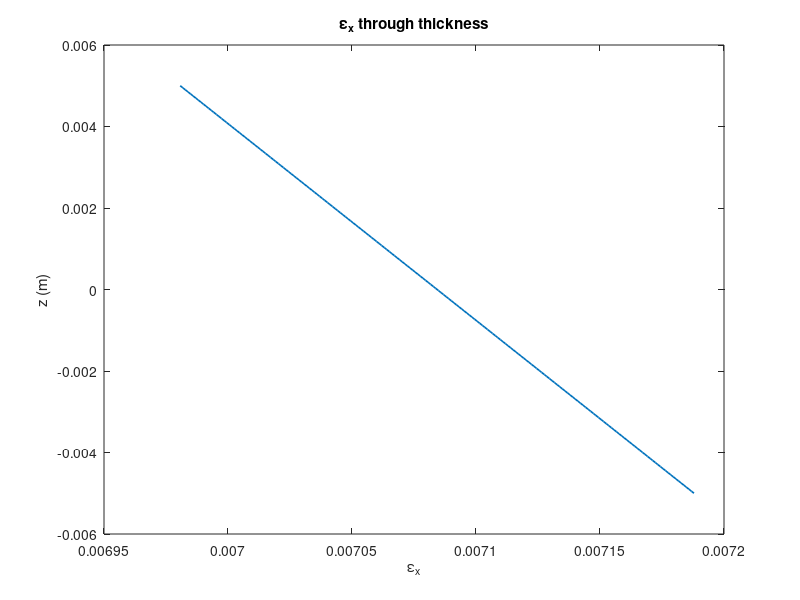
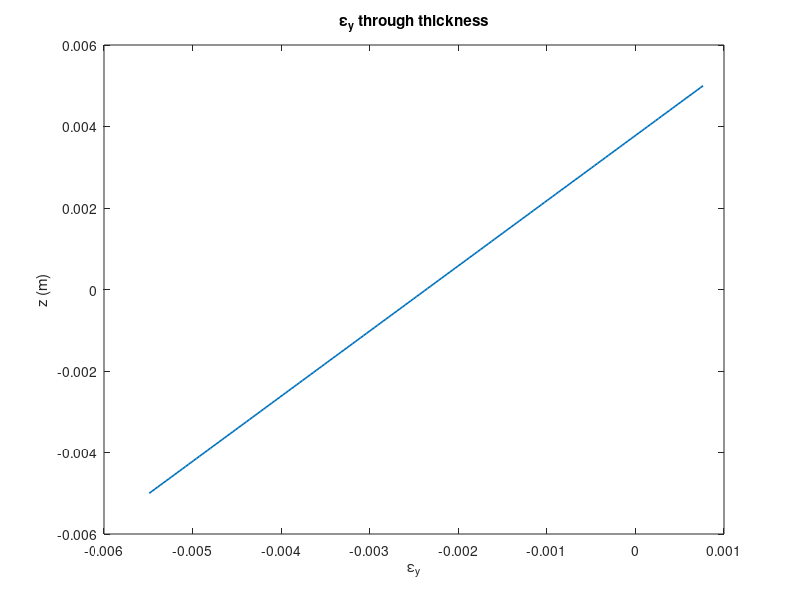
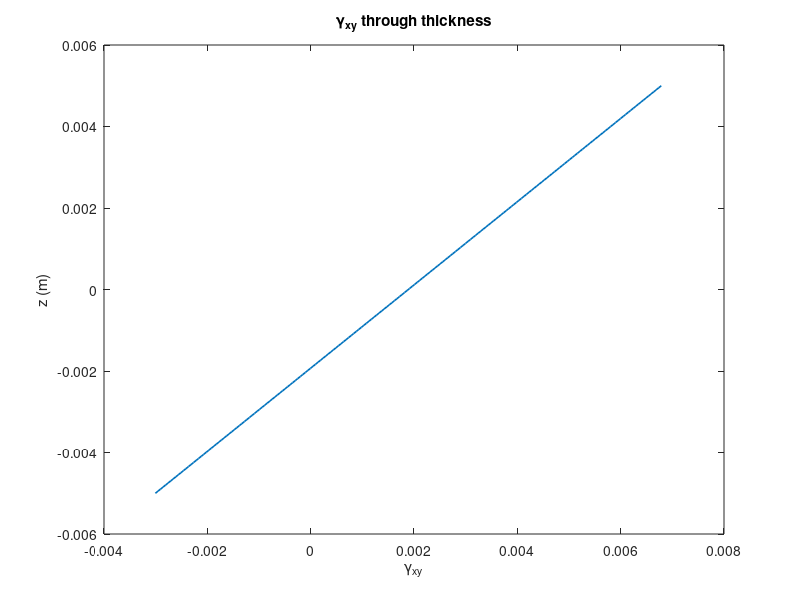
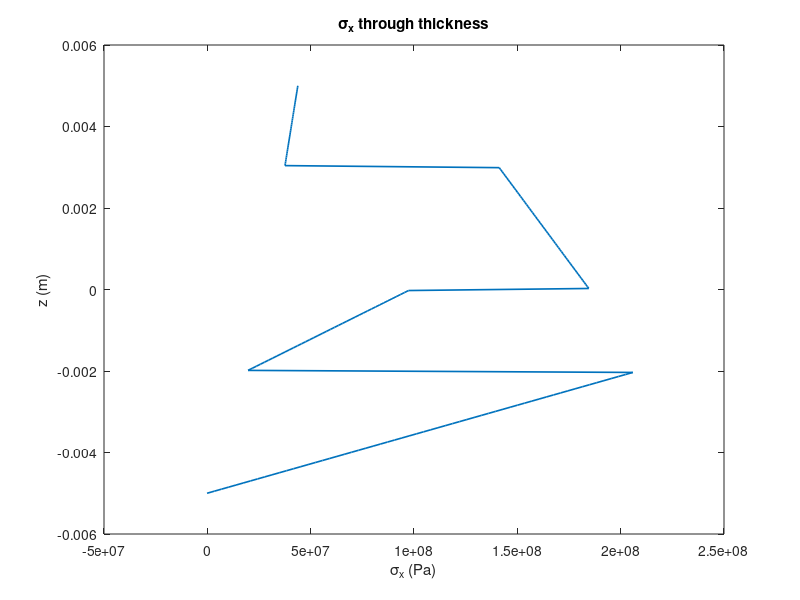

Write the MATLAB code that produced these figures, in order.
clear all; clc;

% Assumptions:
%  No voids are considered
%  Plane stress condition

% --------------------------------------------------------------PHASE-1------------------------------------------------------------------


% Taking fiber and matrix properties, and the angle of the lamina as input :

Ef = 257e9;  % Young's modulus of fiber (in Pa)  
Em = 3e9;    % Young's modulus of matrix (in Pa)  
vf = 0.25;   % Poisson’s ratio of fiber  
vm = 0.35;    % Poisson’s ratio of matrix  
Gf = 103e9;   % Shear modulus of fiber (in Pa)  
Gm = 1.1e9;    % Shear modulus of matrix (in Pa)  
Vf = 0.70;   % Volume fraction of fiber  
Vm = 1 - Vf; % Volume fraction of matrix  
theta = 60;  % Fiber orientation angle (in degrees, measured anticlockwise from the global x-axis)

% Given global strains :
epsilonxy = [-7.31e-3; 3.18e-3; 7.82e-4];

% Ultimate strengths
F1t = 1500e6;  % (in Pa)
F1c = 1500e6;  % (in Pa)
F2t = 40e6;    % (in Pa)
F2c = 246e6;   % (in Pa)
F12 = 88e6;    % (in Pa)

%  Laminate definition
nLayersi = 4;
stack_seqi = [45, 60, -45, -60];  % (in degrees)            
ti = [0.003, 0.002, 0.003, 0.002]; % (in m)

% loads (in N/m and N·m/m)
Nx  = 1000e3;   Ny  = 200e3;  Nxy = 0;
Mx  = 0;    My  = 0;      Mxy = 0;

% Computing the engineering constants for the lamina :
E1 = Vf * Ef + Vm * Em; % (in Pa)
E2 = 1 / ( (Vf/Ef) + (Vm/Em) ); % (in Pa)
G12 = 1 / ( (Vf/Gf) + (Vm/Gm) ); % (in Pa)
v12 = Vf * vf + Vm * vm;
v21 = (E2 * v12) / E1;

% Engineering constants:
fprintf("\nComputed engineering constants :\n");
fprintf("E1 = %.2e Pa\n", E1);
fprintf("E2 = %.2e Pa\n", E2);
fprintf("G12 = %.2e Pa\n", G12);
fprintf("v12 = %.5f\n", v12);
fprintf("v21 = %.5f\n", v21);

% Computing the reduced compliance and stiffness matrices : 
S12 = [1/E1, -v12/E1, 0;
       -v21/E2, 1/E2, 0;
       0, 0, 1/G12]; % (in Pa^-1)

Q12 = inv(S12); % (in Pa)

fprintf("\nComputed compliance and stiffness matrices:\n");
fprintf("\nReduced compliance matrix S12 (in Pa^-1):\n");
disp(S12);

fprintf("Reduced stiffness matrix Q12 (in Pa):\n");
disp(Q12);

% Obtaining transformed reduced compliance and stiffness matrices : 
c = cosd(theta);
s = sind(theta);

T = [c^2, s^2, 2*c*s;
     s^2, c^2, -2*c*s;
     -c*s, c*s, c^2 - s^2];

R = [1, 0, 0;
     0, 1, 0;
     0, 0, 2];

Sxy = R * inv(T) * inv(R) * S12 * T; % (in Pa^-1)
Qxy = inv(Sxy); % (in Pa)

fprintf("\nObtained transformed compliance and stiffness matrices:\n");
fprintf("\nTransformed reduced compliance matrix Sxy (in Pa^-1):\n");
disp(Sxy);

fprintf("Transformed reduced stiffness matrix Qxy (in Pa):\n");
disp(Qxy);

% Computing the local strains, global and local stresses in the lamina :
epsilon12 = R * T * inv(R) * epsilonxy;
sigmaxy = Qxy * epsilonxy; % (in Pa)
sigma12 = T * sigmaxy; % (in Pa)

fprintf("\nComputed strains and stresses :\n");
fprintf("\nLocal Strain:\n");
disp(epsilon12);

fprintf("Global stress (in Pa):\n");
disp(sigmaxy);

fprintf("Local stress (in Pa):\n");
disp(sigma12);


% --------------------------------------------------------------PHASE-2------------------------------------------------------------------


% Implementation of Failure Theories: (1) Maximum Stress    (2) Maximum Strain    (3) Tsai–Hill    (4) Tsai–Wu  to  identify the failure mode.
% If the lamina is safe, compute Strength Ratio.

% 1) Maximum Stress Failure Theory

sigma1 = sigma12(1); % Local stresses (in Pa)
sigma2 = sigma12(2);                % (in Pa)
tau12 = sigma12(3);                 % (in Pa) 

failModes_stress = {};
ratios_stress = [];

% Longitudinal stress check
if sigma1 >= 0
    if sigma1 >= F1t
        failModes_stress{end+1} = 'Longitudinal tensile stress failure';
        ratios_stress(end+1) = sigma1 / F1t;
    else
        SR_stress1 = F1t / sigma1;
    end
elseif sigma1 < 0
    if abs(sigma1) >= F1c
        failModes_stress{end+1} = 'Longitudinal compressive stress failure';
        ratios_stress(end+1) = abs(sigma1) / F1c;
    else
        SR_stress1 = F1c / abs(sigma1);
    end
end

% Transverse stress check
if sigma2 >= 0
    if sigma2 >= F2t
        failModes_stress{end+1} = 'Transverse tensile stress failure';
        ratios_stress(end+1) = sigma2 / F2t;
    else
        SR_stress2 = F2t / sigma2;
    end
elseif sigma2 < 0
    if abs(sigma2) >= F2c
        failModes_stress{end+1} = 'Transverse compressive stress failure';
        ratios_stress(end+1) = abs(sigma2) / F2c;
    else
        SR_stress2 = F2c / abs(sigma2);
    end
end

% In-plane stress check
if tau12 >= 0
    if tau12 >= F12
        failModes_stress{end+1} = 'In-plane shear stress failure';
        ratios_stress(end+1) = tau12 / F12;
    else
        SR_stress12 = F12 / tau12;
    end
elseif tau12 < 0
    if abs(tau12) >= F12
        failModes_stress{end+1} = 'In-plane shear stress failure';
        ratios_stress(end+1) = abs(tau12) / F12;
    else
        SR_stress12 = F12 / abs(tau12);
    end
end

if ~isempty(failModes_stress)
    fprintf('\n** Maximum Stress: FAILED **\n');
    for i = 1:length(failModes_stress)
        fprintf('%s, ratio = %.3f\n', failModes_stress{i}, ratios_stress(i));
    end
    [maxRatio_stress, index_stress] = max(ratios_stress);
    fprintf('Dominant mode: %s (ratio = %.3f)\n', failModes_stress{index_stress}, maxRatio_stress);
    fprintf('No SR since lamina fails here.\n\n');
else
    fprintf('\nMaximum Stress: Lamina is SAFE.\n');
    SR_maxStress = min([SR_stress1, SR_stress2, SR_stress12]);
    fprintf('Strength Ratio (SR) from Maximum Stress: %.3f\n\n', SR_maxStress);
end



% 2) Maximum Strain Failure Theory

epsilon1 = epsilon12(1); % Local strains
epsilon2 = epsilon12(2);
gamma12 = epsilon12(3);


eps1_tens = F1t / E1; % Ultimate strains
eps1_comp = -F1c / E1;
eps2_tens = F2t / E2;
eps2_comp = -F2c / E2;
gamma12_ult = F12 / G12;

failModes_strain = {};
ratios_strain = [];

% Longitudinal strain check
if epsilon1 >= 0
    if epsilon1 >= eps1_tens
        failModes_strain{end+1} = 'Longitudinal tensile strain failure';
        ratios_strain(end+1) = epsilon1 / eps1_tens;
    else
        SR_strain1 = eps1_tens / epsilon1;
    end
else
    if epsilon1 <= eps1_comp
        failModes_strain{end+1} = 'Longitudinal compressive strain failure';
        ratios_strain(end+1) = abs(epsilon1) / abs(eps1_comp);
    else
        SR_strain1 = abs(eps1_comp) / abs(epsilon1);
    end
end

% Transverse strain check
if epsilon2 >= 0
    if epsilon2 >= eps2_tens
        failModes_strain{end+1} = 'Transverse tensile strain failure';
        ratios_strain(end+1) = epsilon2 / eps2_tens;
    else
        SR_strain2 = eps2_tens / epsilon2;
    end
else
    if epsilon2 <= eps2_comp
        failModes_strain{end+1} = 'Transverse compressive strain failure';
        ratios_strain(end+1) = abs(epsilon2) / abs(eps2_comp);
    else
        SR_strain2 = abs(eps2_comp) / abs(epsilon2);
    end
end

% In-plane strain check
if abs(gamma12) >= gamma12_ult
    failModes_strain{end+1} = 'In-plane shear strain failure';
    ratios_strain(end+1) = abs(gamma12) / gamma12_ult;
else
    SR_strain12 = gamma12_ult / abs(gamma12);
end

if ~isempty(failModes_strain)
    fprintf('** Maximum Strain: FAILED **\n');
    for i = 1:length(failModes_strain)
        fprintf('%s, ratio = %.3f\n', failModes_strain{i}, ratios_strain(i));
    end
    [maxRatio_strain, index_strain] = max(ratios_strain);
    fprintf('Dominant mode: %s (ratio = %.3f)\n', failModes_strain{index_strain}, maxRatio_strain);
    fprintf('No SR since lamina fails here.\n\n');
else
    SR_strain = min([SR_strain1, SR_strain2, SR_strain12]);
    fprintf('Maximum Strain: Lamina is SAFE.\n');
    fprintf('Strength Ratio (SR) from Maximum Strain: %.3f\n\n', SR_strain);
end


% 3)  Tsai–Hill Failure Theory

if sigma1 >= 0
    X1 = F1t;   % (in Pa)
else
    X1 = F1c;  % (in Pa)
end

if sigma2 >= 0
    X2 = F2t;  % (in Pa)
else
    X2 = F2c;  % (in Pa)
end

S = F12;       % (in Pa)

tsaiHillVal = (sigma1/X1)^2 + (sigma2/X2)^2 - (sigma1*sigma2)/(X1^2) + (tau12/S)^2;
fprintf('Tsai–Hill index = %.3f\n', tsaiHillVal);

if tsaiHillVal >= 1
    fprintf('** Tsai–Hill: FAILED **\n');
    if sigma1 >= 0
        ratio_TH1 = sigma1 / F1t;  mode1 = 'Longitudinal tensile failure';
    else
        ratio_TH1 = abs(sigma1) / F1c;  mode1 = 'Longitudinal compressive failure';
    end
    if sigma2 >= 0
        ratio_TH2 = sigma2 / F2t;  mode2 = 'Transverse tensile failure';
    else
        ratio_TH2 = abs(sigma2) / F2c;  mode2 = 'Transverse compressive failure';
    end
    ratio_TH3 = abs(tau12) / F12;  mode3 = 'In-plane shear failure';
    
    [maxRatio_TH, index_TH] = max([ratio_TH1, ratio_TH2, ratio_TH3]);
    if index_TH == 1
        dominantMode_TH = mode1;
    elseif index_TH == 2
        dominantMode_TH = mode2;
    else
        dominantMode_TH = mode3;
    end
    fprintf('Ratios: Fiber = %.3f, Matrix = %.3f, Shear = %.3f\n', ratio_TH1, ratio_TH2, ratio_TH3);
    fprintf('Dominant mode: %s (ratio = %.3f)\n', dominantMode_TH, maxRatio_TH);
    fprintf('No SR since lamina fails here.\n\n');
else
    fprintf('Tsai–Hill: Lamina is SAFE.\n');
    denominator = (sigma1^2/X1^2) + (sigma2^2/X2^2) + (tau12^2/S^2) - (sigma1*sigma2)/(X1^2);
    if denominator <= 0
        fprintf('Warning: denominator <= 0, cannot compute SR.\n\n');
    else
        SR_TsaiHill = sqrt(1/denominator);
        fprintf('Strength Ratio (SR) from Tsai–Hill: %.3f\n\n', SR_TsaiHill);
    end
end


% 4)  Tsai–Wu Failure Theory

H1  = 1/F1t - 1/F1c;                 % (in Pa^-1)
H2  = 1/F2t - 1/F2c;                 % (in Pa^-1)
H6  = 0;                             % (in Pa^-1)
H11 = 1/(F1t*F1c);                   % (in Pa^-2)
H22 = 1/(F2t*F2c);                   % (in Pa^-2)
H66 = 1/(F12^2);                     % (in Pa^-2)
H12 = -0.5 * sqrt(H11 * H22);        % (in Pa^-2)

TW = H1*sigma1 + H2*sigma2 + H6*tau12 + H11*sigma1^2 + H22*sigma2^2 + H66*tau12^2 + 2*H12*sigma1*sigma2;
fprintf('Tsai–Wu index = %.3f\n', TW);

if TW >= 1
    fprintf('** Tsai–Wu: FAILED **\n');
    if sigma1 >= 0
        ratio_TW1 = sigma1 / F1t;  mode1 = 'Longitudinal tensile failure';
    else
        ratio_TW1 = abs(sigma1) / F1c;  mode1 = 'Longitudinal compressive failure';
    end
    if sigma2 >= 0
        ratio_TW2 = sigma2 / F2t;  mode2 = 'Transverse tensile failure';
    else
        ratio_TW2 = abs(sigma2) / F2c;  mode2 = 'Transverse compressive failure';
    end
    ratio_TW3 = abs(tau12) / F12;  mode3 = 'In-plane shear failure';
    [maxRatio_TW, index_TW] = max([ratio_TW1, ratio_TW2, ratio_TW3]);
    if index_TW == 1
        dominantMode_TW = mode1;
    elseif index_TW == 2
        dominantMode_TW = mode2;
    else
        dominantMode_TW = mode3;
    end
    fprintf('Ratios: Fiber = %.3f, Matrix = %.3f, Shear = %.3f\n', ratio_TH1, ratio_TH2, ratio_TH3);
    fprintf('Dominant mode: %s (ratio = %.3f)\n', dominantMode_TW, maxRatio_TW);
    fprintf('No SR since lamina fails here.\n\n');
else
    fprintf('Tsai–Wu: Lamina is SAFE.\n');
    A = H11*sigma1^2 + H22*sigma2^2 + H66*tau12^2 + 2*H12*sigma1*sigma2;
    B = H1*sigma1 + H2*sigma2 + H6*tau12;
    if A == 0
        if B ~= 0
            SR_TW = 1/B;
        else
            fprintf('Cannot compute SR, A and B both zero.\n');
            SR_TW = NaN;
        end
    else
        discriminant = sqrt(B^2 + 4*A);
        SR_stress_TW1 = (-B + discriminant)/(2*A);
        SR_stress_TW2 = (-B - discriminant)/(2*A);
        if SR_stress_TW1 > 0 && SR_stress_TW2 > 0
            SR_TW = min(SR_stress_TW1, SR_stress_TW2);
        elseif SR_stress_TW1 > 0
            SR_TW = SR_stress_TW1;
        elseif SR_stress_TW2 > 0
            SR_TW = SR_stress_TW2;
        else
            fprintf('No positive SR found.\n');
            SR_TW = NaN;
        end
    end
    fprintf('Strength Ratio (SR) from Tsai–Wu: %.3f\n\n', SR_TW);
end

% --------------------------------------------------------------PHASE-3-----------------------------------------------------------------

% Lamina properties and stiffness matrix S12 are defined in Phase-1 and used here directly.

% Validate inputs
if numel(stack_seqi)~=nLayersi || numel(ti)~=nLayersi
    error('nLayersi (%d) must equal length(stack_seqi) and length(ti).', nLayersi);
end

% Symmetry check
isSym = isequal(stack_seqi, fliplr(stack_seqi)) && isequal(ti, fliplr(ti));

% Mid-plane split 
H = sum(ti);
halfH = H/2;
cum_t = cumsum(ti);
k_mid = find(cum_t >= halfH, 1);

if isSym || cum_t(k_mid)==halfH
    stack_seq = stack_seqi;  
    t_k = ti;
else
    t_top = cum_t(k_mid) - halfH;
    t_bot = ti(k_mid) - t_top;
    stack_seq = [ stack_seqi(1:k_mid-1), stack_seqi(k_mid), stack_seqi(k_mid), stack_seqi(k_mid+1:end) ];
    t_k = [ ti(1:k_mid-1), t_top, t_bot, ti(k_mid+1:end) ];   % (in m)
end
nLayers = numel(t_k);

% Computing interface heights about mid-plane
h = zeros(nLayers+1,1);  % (in m)
h(1) = -halfH;
for j = 1:nLayers
    h(j+1) = h(j) + t_k(j);
end

% Assemble A, B, D and store per-ply stiffness Qbar
A = zeros(3); % (in Pa.m)
B = zeros(3); % (in Pa.m^2)
D = zeros(3); % (in Pa.m^3)
Qbar_all = zeros(3,3,nLayers);

for k = 1:nLayers
    thetak = stack_seq(k);
    c_k = cosd(thetak);  s_k = sind(thetak);
    T_k = [ c_k^2, s_k^2, 2*c_k*s_k;
          s_k^2, c_k^2, -2*c_k*s_k;
         -c_k*s_k, c_k*s_k, c_k^2-s_k^2 ];
    R_k = diag([1 1 2]);
    S_xy = ((R_k / T_k) / R_k) * S12 * T_k;
    Qbar = inv(S_xy);
    Qbar_all(:,:,k) = Qbar;
    A = A + Qbar * t_k(k);
    B = B + Qbar * ((h(k+1)^2 - h(k)^2)/2);
    D = D + Qbar * ((h(k+1)^3 - h(k)^3)/3);
end

% enforce exact zero coupling if symmetric
if isSym
    B = zeros(3);
end

% display A, B, D
fprintf('A matrix (Pa·m):\n'); disp(A);
fprintf('B matrix (Pa·m^2):\n'); disp(B);
fprintf('D matrix (Pa·m^3):\n'); disp(D);

% Solve for mid-plane strains ε0 and curvatures κ
ABD   = [A, B; B, D];
loads = [Nx; Ny; Nxy; Mx; My; Mxy];
sol   = ABD \ loads;
epsilon0 = sol(1:3);
kappa    = sol(4:6);
fprintf('Mid-plane strains: [%g, %g, %g], Curvatures: [%g, %g, %g]\n', sol(1:3), sol(4:6));

% Through-thickness sampling of strains & stresses
nPts = 200;
zz   = linspace(h(1), h(end), nPts);
ex   = zeros(1,nPts);  ey=zeros(1,nPts);  gxy=zeros(1,nPts);
sx   = zeros(1,nPts);  sy=zeros(1,nPts);  txy=zeros(1,nPts);

for m = 1:nPts
    zi = zz(m);
    ply = find(zi >= h(1:end-1) & zi <= h(2:end), 1);
    epsv = epsilon0 + zi * kappa;
    ex(m)  = epsv(1);  ey(m) = epsv(2);  gxy(m) = epsv(3);
    sig   = Qbar_all(:,:,ply) * epsv;
    sx(m)  = sig(1);  sy(m) = sig(2);  txy(m) = sig(3);
end

% Plot strains (strain on x-axis, z on y-axis)
figure; plot(ex, zz, 'LineWidth',1.2);
xlabel('\epsilon_x'); ylabel('z (m)');
title('\epsilon_x through thickness');

figure; plot(ey, zz, 'LineWidth',1.2);
xlabel('\epsilon_y'); ylabel('z (m)');
title('\epsilon_y through thickness');

figure; plot(gxy, zz, 'LineWidth',1.2);
xlabel('\gamma_{xy}'); ylabel('z (m)');
title('\gamma_{xy} through thickness');

% Plot stresses (stress on x-axis, z on y-axis)
figure; plot(sx, zz, 'LineWidth',1.2);
xlabel('\sigma_x (Pa)'); ylabel('z (m)');
title('\sigma_x through thickness');

figure; plot(sy, zz, 'LineWidth',1.2);
xlabel('\sigma_y (Pa)'); ylabel('z (m)');
title('\sigma_y through thickness');

figure; plot(txy, zz, 'LineWidth',1.2);
xlabel('\tau_{xy} (Pa)'); ylabel('z (m)');
title('\tau_{xy} through thickness');
